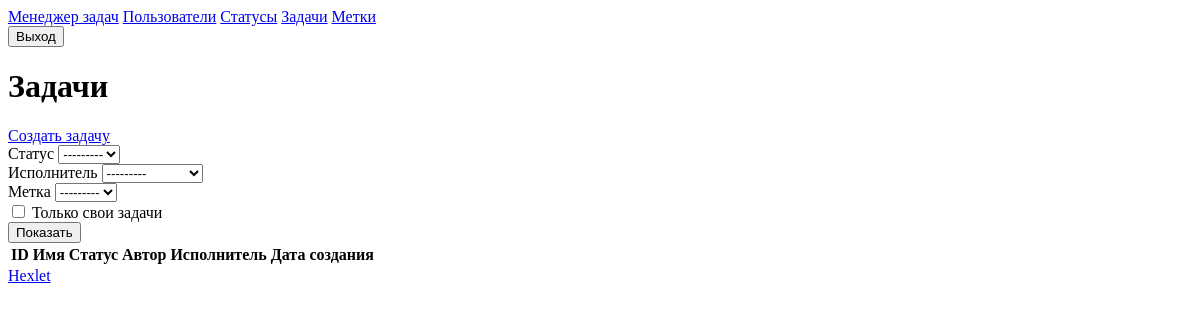
/tasks/ (signed in), run on an earlier commit of the app's database.
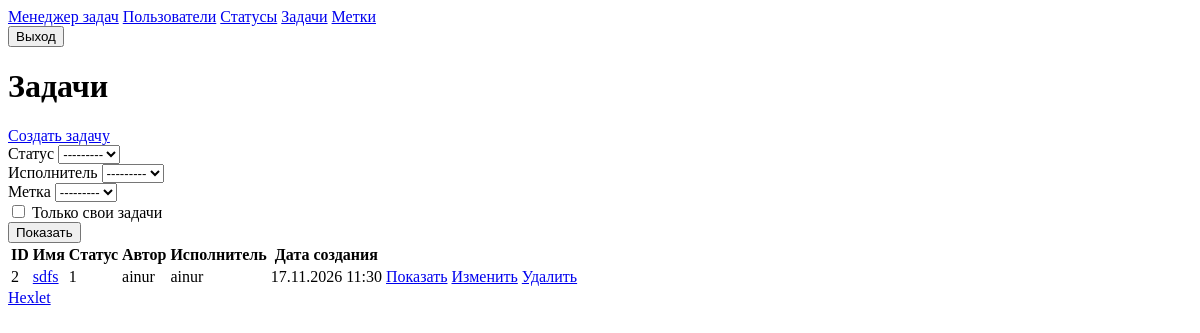
And on a later commit of the database.
### task_manager/tasks/models.py (models this page shows, shortened)
class Task(models.Model):
    name = models.CharField(max_length=255, unique=True)
    description = models.TextField(blank=True)
    status = models.ForeignKey(Status, on_delete=models.PROTECT)
    author = models.ForeignKey(User, on_delete=models.PROTECT, related_name='authored_tasks')
    executor = models.ForeignKey(
        User, on_delete=models.PROTECT, null=True, blank=True, related_name='executed_tasks',
    )
    created_at = models.DateTimeField(auto_now_add=True)
    labels = models.ManyToManyField(Label, blank=True, related_name='tasks')

### task_manager/statuses/models.py (models this page shows)
class Status(models.Model):
    name = models.CharField(max_length=255, unique=True)
    created_at = models.DateTimeField(auto_now_add=True)
    def __str__(self):
        return self.name

### task_manager/tasks/views.py (the view)
# urls.py: path('', views.TaskListView.as_view(), name='tasks'),
class TaskListView(LoginRequiredMixin, FilterView):
    filterset_class = TaskFilter
    template_name = 'tasks/index.html'
    context_object_name = 'tasks'
    queryset = Task.objects.select_related('status', 'author', 'executor')

### task_manager/templates/tasks/index.html
{% extends 'base.html' %}
{% block content %}
<h1 class="mb-6 text-3xl">Задачи</h1>
<a href="{% url 'task_create' %}" class="mb-6 inline-block rounded bg-blue-600 px-5 py-2 text-white hover:bg-blue-700">Создать задачу</a>
<form method="get" class="mb-6 rounded border border-gray-200 bg-gray-50 p-4">
  <div class="grid gap-4 md:grid-cols-4">
    {% for field in filter.form %}
      {% if field.name == 'self_tasks' %}
        <div class="flex items-end gap-2">
          {{ field }}
          <label for="{{ field.id_for_label }}">{{ field.label }}</label>
        </div>
      {% else %}
        <div>
          <label for="{{ field.id_for_label }}" class="mb-1 block font-medium">{{ field.label }}</label>
          {{ field }}
        </div>
      {% endif %}
    {% endfor %}
  </div>
  <button type="submit" class="mt-4 rounded bg-blue-600 px-5 py-2 text-white hover:bg-blue-700">Показать</button>
</form>
<table class="w-full text-left">
  <thead>
    <tr class="border-b">
      <th class="py-2">ID</th>
      <th>Имя</th>
      <th>Статус</th>
      <th>Автор</th>
      <th>Исполнитель</th>
      <th>Дата создания</th>
      <th></th>
    </tr>
  </thead>
  <tbody>
    {% for task in tasks %}
    <tr class="border-b">
      <td class="py-2">{{ task.id }}</td>
      <td><a href="{% url 'task_detail' task.pk %}" class="text-blue-600 hover:underline">{{ task.name }}</a></td>
      <td>{{ task.status.name }}</td>
      <td>{{ task.author.get_full_name|default:task.author.username }}</td>
      <td>{% if task.executor %}{{ task.executor.get_full_name|default:task.executor.username }}{% endif %}</td>
      <td>{{ task.created_at|date:"d.m.Y H:i" }}</td>
      <td class="space-x-3">
        <a href="{% url 'task_detail' task.pk %}" class="text-blue-600 hover:underline">Показать</a>
        <a href="{% url 'task_update' task.pk %}" class="text-blue-600 hover:underline">Изменить</a>
        <a href="{% url 'task_delete' task.pk %}" class="text-blue-600 hover:underline">Удалить</a>
      </td>
    </tr>
    {% endfor %}
  </tbody>
</table>
{% endblock %}

What changed in the data, as far as the page shows it:
added Task: id "2", name "sdfs", status.name "1", author.get_full_name "ainur", executor.get_full_name "ainur", created_at "17.11.2026 11:30"
